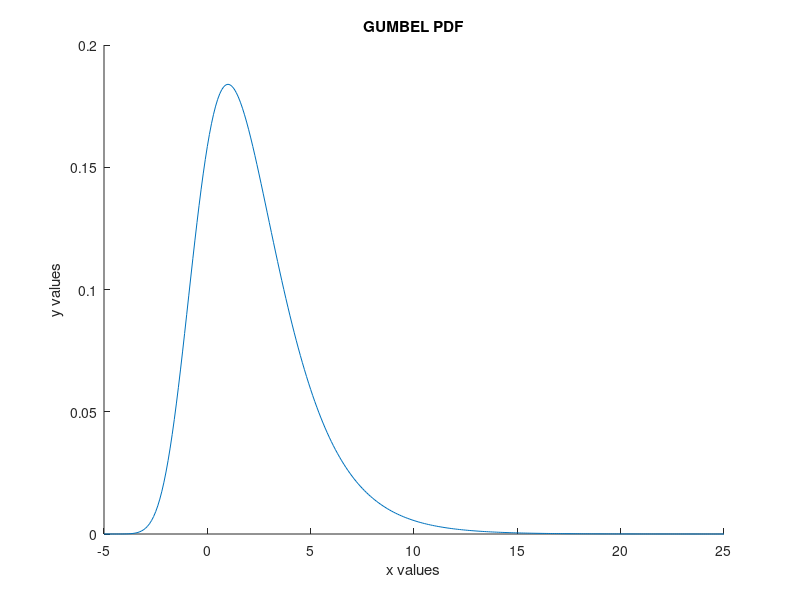

Here is the MATLAB script that generated this plot:
% PDF of GUMBEL Function
function GUMBELpdf
u=1;                                % Given Location parameter
b=2;                                % Given scale parameter
x = -5:0.1:25; 
z=(x-u)/b;
y=(1/b)*(exp(-(((z))+(exp(-z)))));  % GUMBEL function
hold on;
plot(x,y);
xlabel 'x values';
ylabel 'y values';
title 'GUMBEL PDF';
hold off;
end